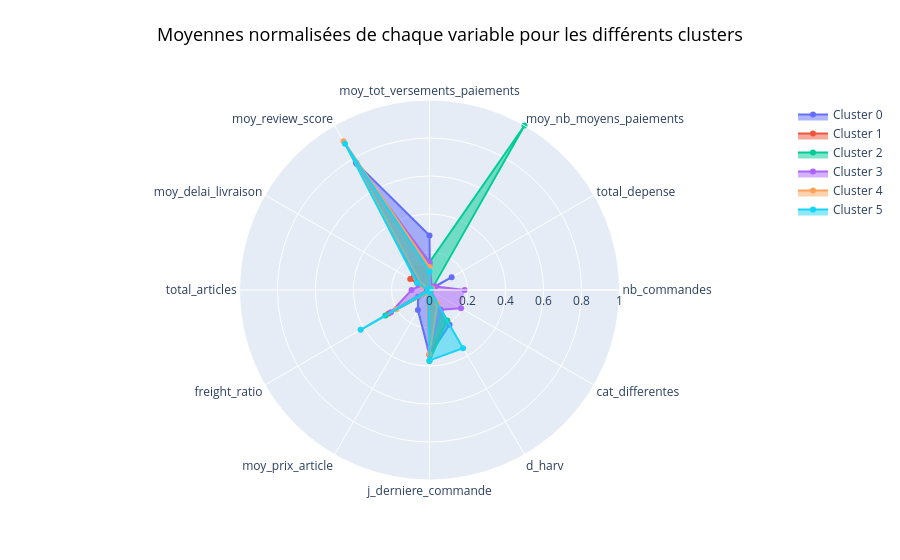

Write notebook code for a chart like this one.
### Code cell
#Cette fonction permet de représenter les groupes sur un radar de variables
cercle_kmeans(X_mm_clusters_moy, "kmeans_label")

### Figure 1 — Plotly figure (JSON) as saved in the notebook; plotly's stock layout.template omitted (floating-point values rounded to 4 significant figures)
{"data": [{"fill": "toself", "name": "Cluster 0", "r": [0.00176, 0.1346, 0.005865, 0.2868, 0.7742, 0.06898, 0.01327, 0.06993, 0.1219, 0.3413, 0.211, 0], "theta": ["nb_commandes", "total_depense", "moy_nb_moyens_paiements", "moy_tot_versements_paiements", "moy_review_score", "moy_delai_livraison", "total_articles", "freight_ratio", "moy_prix_article", "j_derniere_commande", "d_harv", "cat_differentes"], "type": "scatterpolar"}, {"fill": "toself", "name": "Cluster 1", "r": [0.0006304, 0.01835, 0, 0.1336, 0.1351, 0.1171, 0.01219, 0.2481, 0.01585, 0.3408, 0.1887, 0], "theta": ["nb_commandes", "total_depense", "moy_nb_moyens_paiements", "moy_tot_versements_paiements", "moy_review_score", "moy_delai_livraison", "total_articles", "freight_ratio", "moy_prix_article", "j_derniere_commande", "d_harv", "cat_differentes"], "type": "scatterpolar"}, {"fill": "toself", "name": "Cluster 2", "r": [0.001802, 0.01668, 1, 0.1456, 0.7658, 0.0629, 0.006401, 0.2679, 0.01498, 0.3736, 0.1856, 0.007508], "theta": ["nb_commandes", "total_depense", "moy_nb_moyens_paiements", "moy_tot_versements_paiements", "moy_review_score", "moy_delai_livraison", "total_articles", "freight_ratio", "moy_prix_article", "j_derniere_commande", "d_harv", "cat_differentes"], "type": "scatterpolar"}, {"fill": "toself", "name": "Cluster 3", "r": [0.1853, 0.03707, 0.02286, 0.1465, 0.771, 0.05271, 0.0944, 0.2345, 0.01347, 0.304, 0.12, 0.1917], "theta": ["nb_commandes", "total_depense", "moy_nb_moyens_paiements", "moy_tot_versements_paiements", "moy_review_score", "moy_delai_livraison", "total_articles", "freight_ratio", "moy_prix_article", "j_derniere_commande", "d_harv", "cat_differentes"], "type": "scatterpolar"}, {"fill": "toself", "name": "Cluster 4", "r": [0, 0.01687, 0, 0.1213, 0.9046, 0.04186, 0.004453, 0.2021, 0.01589, 0.3364, 0.08325, 0], "theta": ["nb_commandes", "total_depense", "moy_nb_moyens_paiements", "moy_tot_versements_paiements", "moy_review_score", "moy_delai_livraison", "total_articles", "freight_ratio", "moy_prix_article", "j_derniere_commande", "d_harv", "cat_differentes"], "type": "scatterpolar"}, {"fill": "toself", "name": "Cluster 5", "r": [0.0005025, 0.009766, 0, 0.09681, 0.8896, 0.07668, 0.007934, 0.4186, 0.008818, 0.3704, 0.3533, 0], "theta": ["nb_commandes", "total_depense", "moy_nb_moyens_paiements", "moy_tot_versements_paiements", "moy_review_score", "moy_delai_livraison", "total_articles", "freight_ratio", "moy_prix_article", "j_derniere_commande", "d_harv", "cat_differentes"], "type": "scatterpolar"}], "layout": {"polar": {"radialaxis": {"range": [0, 1], "visible": true}}, "showlegend": true, "title": {"font": {"color": "black", "size": 18}, "text": "Moyennes normalisées de chaque variable pour les différents clusters", "x": 0.5, "xanchor": "center", "y": 0.95, "yanchor": "top"}}}
